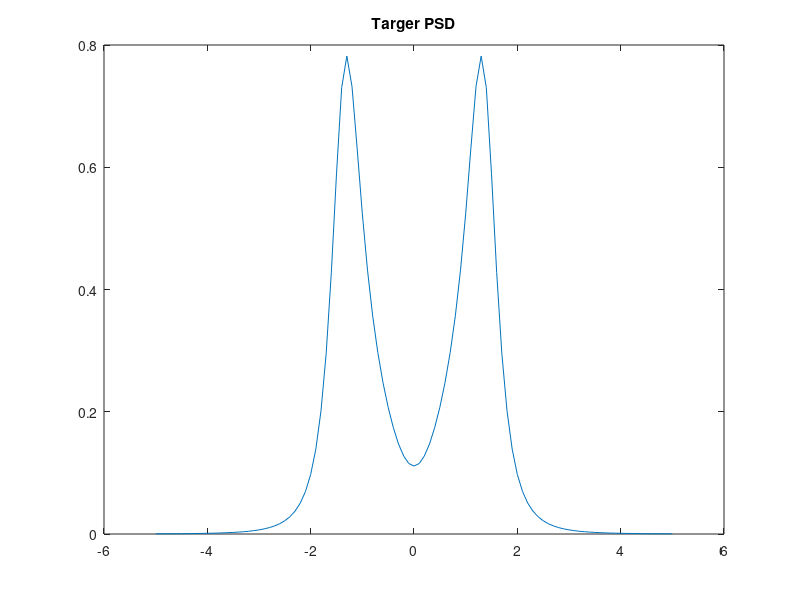
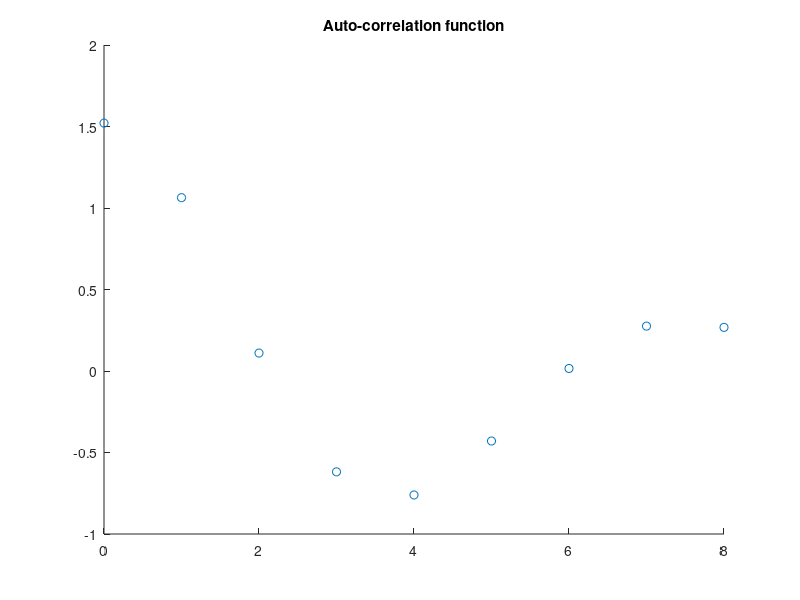
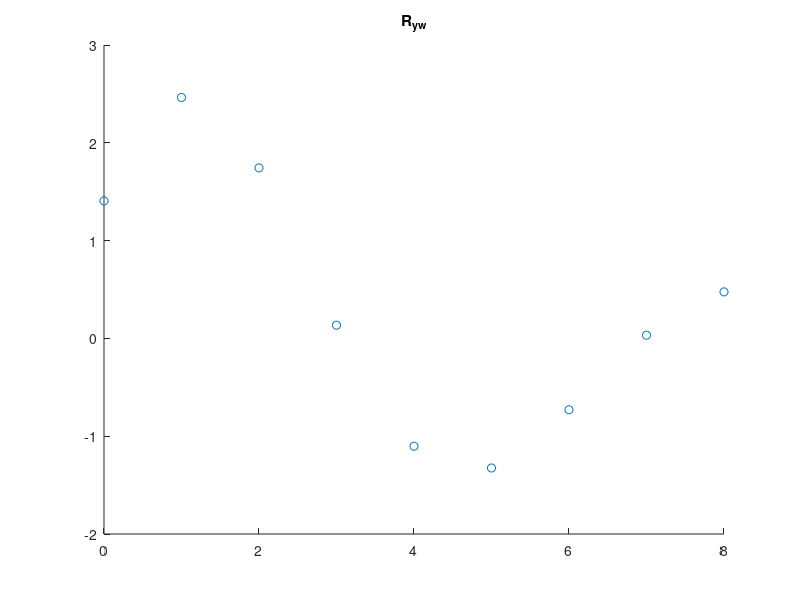
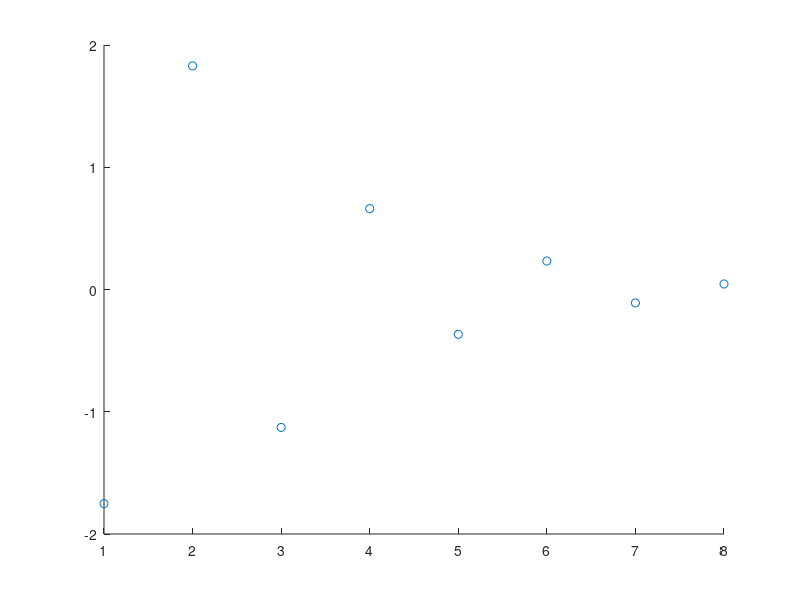

Write MATLAB code to recreate these figures, in order. (Note: this script raises an error after producing the figures.)
clc;
clear;
close all;

S=@(w)((1+4.5.*w.^2)./((-w.^4+3).^2+6.5.*w.^2));
wb=5;
w=-wb:.1:wb;
figure(1)
plot(w,S(w))
title('Targer PSD')

T=pi/wb;
num_terms=8; % for ARMA, select p=q=num_terms.
for ii=0:num_terms
    fun=@(w)((1+4.5.*w.^2)./((-w.^4+3).^2+6.5.*w.^2)).*cos(ii.*w*T);
    R(ii+1)=integral(fun,-wb,wb);
end
    
axis_p=0:num_terms;
figure(2)
scatter(axis_p,R) % an even function
title('Auto-correlation function')

B=-R(2:end)';
for ii=1:num_terms
    A(ii,ii:num_terms)=R(1:num_terms-ii+1);
end

for ii=2:num_terms
    for jj=1:(ii-1)
        A(ii,jj)=A(jj,ii);
    end
end

a=inv(A)*B;
G=sqrt((R(1)+R(2:end)*a)/2/wb); % b_0^hat

R_y_hatw=zeros(num_terms+1,1);
R_y_hatw(1)=2*wb*G;
for ii=1:num_terms
    for jj=1:ii
        R_y_hatw(ii+1)=R_y_hatw(ii+1)-a(jj)*R_y_hatw(ii-jj+1);
    end
end
figure(3)
scatter(axis_p,R_y_hatw)
title('R_y_w')

for ii=1:num_terms
    E(ii,ii:num_terms)=R_y_hatw(1:num_terms-ii+1);
end
E=-E;
C=E';
C=-C;
D=-2*wb*eye(num_terms);

MTX=[A,E;C,D];

VEC1=-R(2:end)';
VEC2=-R_y_hatw(2:end);
VEC=[VEC1;VEC2];

ab=inv(MTX)*VEC;

axis_p1=1:1:num_terms;
figure
scatter(axis_p1,ab(1:num_terms))

figure
scatter(axis_p1,ab(num_terms+1:end))


% plot the estimated PSD
syms w
kk=1:1:num_terms;
col_vec = exp(-1i.*kk.*w.*T);
fun1=abs(G+ab(num_terms+1:end)'*col_vec').^2./abs(1+ab(1:num_terms)'*col_vec').^2;%(G^2./abs(1+a'*col_vec').^2);

fun11=matlabFunction(fun1);
w_range=-wb:.05:wb;

figure
plot(w_range,S(w_range))
hold on
scatter(w_range,fun11(w_range))
title('ARMA simulation')
xlabel('\omega')
ylabel('PSD')